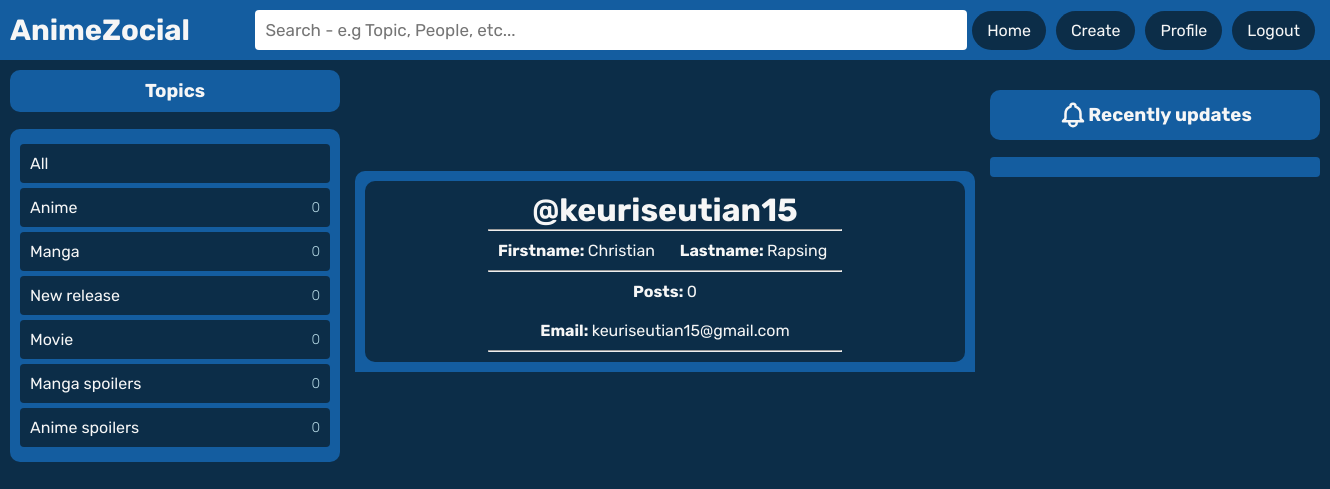
Screenshot of /profile/keuriseutian15/ (signed in) with the database file from the repository.
### app/models.py (models this page shows, shortened)
class Topic(models.Model):
    title = models.CharField(max_length=25,null=False)

### app/views.py (the view)
# urls.py: path('profile/<str:username>/', views.profilePage, name="profile-info"),
@login_required(login_url="/login")
def profilePage(request, username) :
    user = User.objects.get(username=username)
    feeds = user.feed_set.all()
    recents = user.feed_set.all()
    topics = Topic.objects.all()
    form = UserForm()
    context ={
        'user' : user,
        'feeds': feeds,
        'recents' : recents,
        'topics' : topics,
        'form' : form,
    }
    return render(request,'profiles/profile-info.html',context)

### app/forms.py
class UserForm(ModelForm):
    class Meta:
        model = User
        fields = ['username','email', 'first_name', 'last_name']
        widgets  = {
            'username' : TextInput(attrs={'placeholder': 'Username'}),
            'email' : TextInput(attrs={'placeholder': 'Email address'}),
            'first_name' : TextInput(attrs={'placeholder': 'Firstname'}),
            'last_name' : TextInput(attrs={'placeholder': 'Lastname'}),
        }

### app/templates/profiles/profile-info.html (shortened to what this page needs)
{% extends 'app.html' %}
{% block content %}
{% load static %}
<div style="width: 350px;">
    {% include 'components/topics.html' %}
</div>
<div style="display:grid;place-content: center;">
    <div class="user-profile" style="width: 600px;">
        <div class="profile-body">
            <div class="profile-profile">
                <h1>@{{user.username}}</h1>
            </div>
            <hr>
            <div class="profile-user">
                <div class="profile-data">
                    <b>Firstname: </b>{{user.first_name}}
                </div>
                <div class="profile-data">
                    <b>Lastname: </b>{{user.last_name}}
                </div>
            </div>
            <hr>
            <div>
                <div class="profile-data">
                    <b>Posts: </b> {{user.feed_set.all.count}}
                </div>
                <div class="profile-data">
                    <b>Email: </b>{% if user.email %} {{user.email}} {% else %} Not added {% endif %}
                </div>
            </div>
            <hr>
        </div>
    </div>
    {% include 'components/feeds.html' %}
</div>
<div style="width: 350px;">
    {% include 'components/recents.html' %}
</div>
{% endblock content %}

### app/templates/components/topics.html
<div class="topics" style="position: sticky;top:10%;">
    <h3>Topics</h3>
    <div class="topic">
        <div class="topic-container">
            <div class="topic-title">
            {% if request.user.is_authenticated %}
                <a href="{% url 'index' %}">All</a>
            {% else %}
                <a href="{% url 'login' %}">All</a>
            {% endif %}
            </div>
            {% for topic in topics %}
            {% if request.user.is_authenticated %}
                <div class="topic-title">
                    <a href="{% url 'index' %}?q={{topic.title}}">{{topic.title}}</a>
                    <div class="topic-counts">{{topic.feed_set.all.count}}</div>
                </div>
            {% else %}
                <div class="topic-title">
                    <a href="{% url 'login' %}">{{topic.title}}</a>
                    <div class="topic-counts">{{topic.feed_set.all.count}}</div>
                </div>
            {% endif %}
            {% endfor %}
        </div>
    </div>
</div>

### static_files/stylesheets/style.css (style rules this page uses)
:root { color: #F6F6F6; }
* { padding:0; margin: 0; }
body { font-family: 'Albert Sans', sans-serif; font-family: 'Rubik', sans-serif; background-color: #0C2D48; overflow-y: auto; overflow-x: hidden; scroll-behavior: smooth; }
.topics { padding: 10px; }
.topics h3 { padding: 10px; text-align: center; background-color: #145DA0; border-radius: 10px; margin: 0px 0px 5% 0px; user-select: none; }
.topic { background-color: #145DA0; padding: 10px; border-radius: 10px; }
.topic-title { background-color: #0C2D48; margin: 5px 0px 5px 0px; border-radius: 4px; display: flex; align-items: center; justify-content: space-between; }
.topic-counts { padding: 10px; font-size: 14px; font-weight: 300; color: #B1D4E0; }
.topic-title a { display: flex; align-items: center; padding: 10px; color: #F6F6F6; text-decoration: none; width: 100%; user-select: none; }
.user-profile { background-color: #145DA0; padding: 10px; margin-top: 5%; border-top-left-radius: 10px; border-top-right-radius: 10px; }
.profile-body { background-color: #0C2D48; border-radius: 10px; padding: 10px; display: grid; place-content: center; text-align: center; }
.profile-data { padding: 10px; }
.profile-user { display: grid; grid-template-columns: 1fr 1fr; place-content: center; place-items: center; }

### rows the page displays
Topic: title "Anime", feed_set.all.count "0"
Topic: title "Manga", feed_set.all.count "0"
Topic: title "New release", feed_set.all.count "0"
Topic: title "Movie", feed_set.all.count "0"
Topic: title "Manga spoilers", feed_set.all.count "0"
Topic: title "Anime spoilers", feed_set.all.count "0"

### other values shown
{{ user.username }} "keuriseutian15"
{{ user.first_name }} "Christian"
{{ user.last_name }} "Rapsing"
{{ user.feed_set.all.count }} "0"
{{ user.email }} "keuriseutian15@gmail.com"
